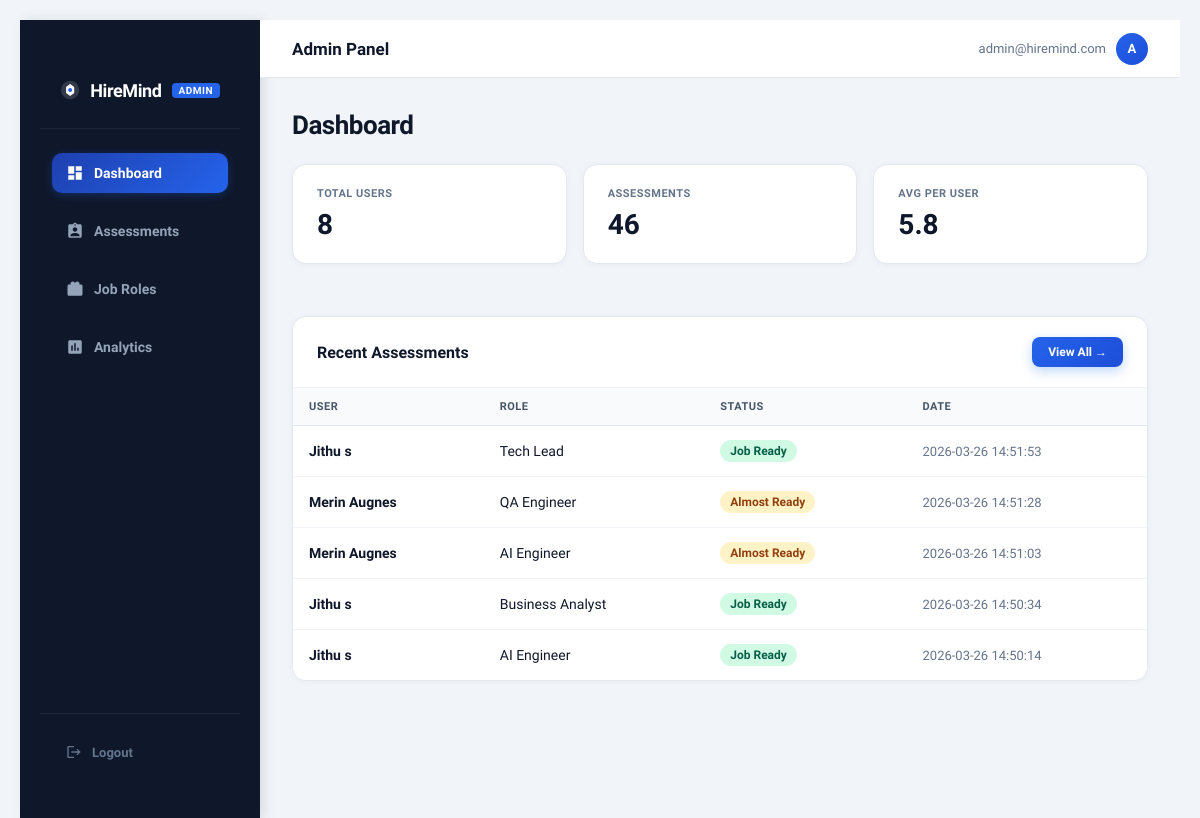
The app's page /admin/dashboard (signed in), older data.
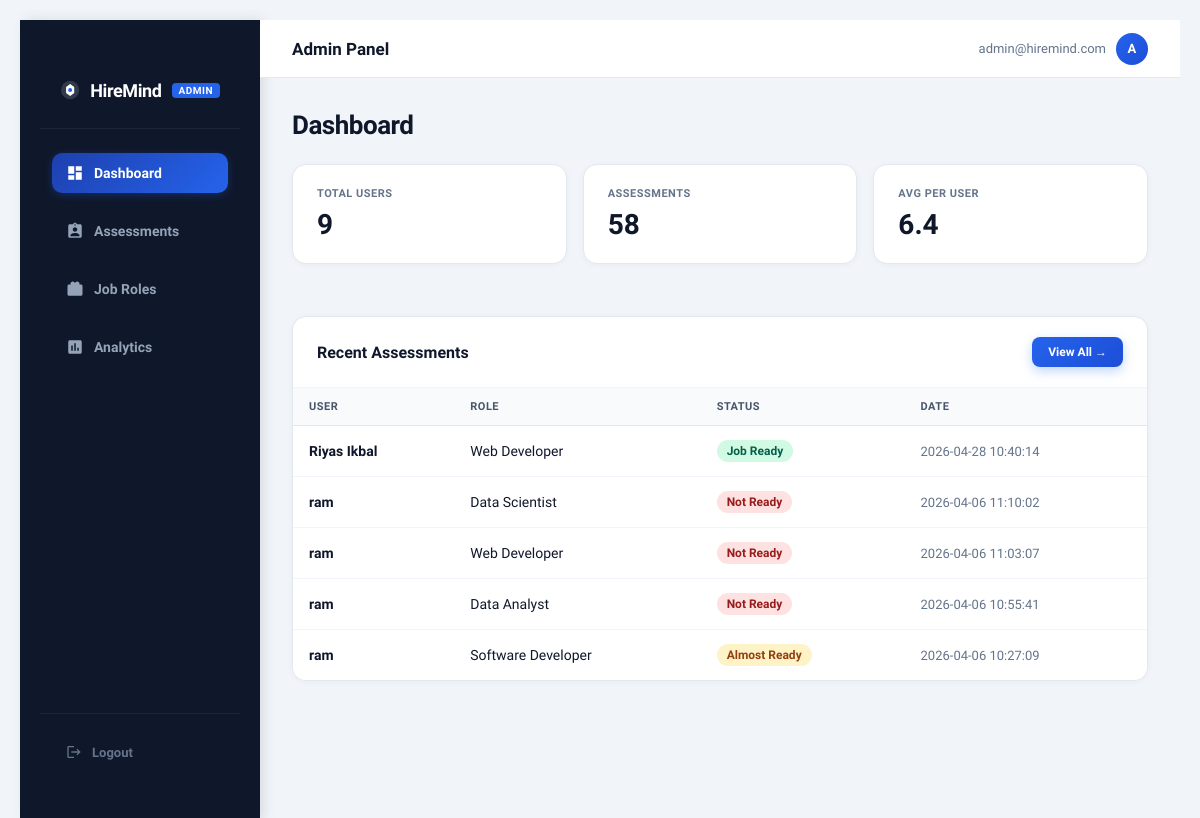
The same page, newer data.
### tables this page shows
CREATE TABLE assessments (
            id INTEGER PRIMARY KEY AUTOINCREMENT,
            user_id INTEGER,
            job_role TEXT,
            total_gap INTEGER,
            readiness TEXT,
            created_at TEXT,
            FOREIGN KEY (user_id) REFERENCES users(id)
        );

CREATE TABLE users (
            id INTEGER PRIMARY KEY AUTOINCREMENT,
            name TEXT,
            email TEXT UNIQUE,
            password_hash TEXT,
            role TEXT DEFAULT 'user'
        );

### app.py (the view)
@app.route('/admin/dashboard')
def admin_dashboard():
    if not admin_required():
        return redirect(url_for('login'))
    conn = sqlite3.connect("hiremind.db", timeout=10)
    cursor = conn.cursor()
    cursor.execute("SELECT COUNT(*) FROM users WHERE role='user'")
    total_users = cursor.fetchone()[0]
    cursor.execute("SELECT COUNT(*) FROM assessments")
    total_assessments = cursor.fetchone()[0]
    avg = total_assessments / total_users if total_users else 0
    cursor.execute("""
        SELECT users.name, job_role, readiness, created_at
        FROM assessments
        JOIN users ON users.id = assessments.user_id
        ORDER BY created_at DESC
        LIMIT 5
    """)
    recent = cursor.fetchall()
    conn.close()
    return render_template("admin_dashboard.html",
                           total_users=total_users,
                           total_assessments=total_assessments,
                           avg=avg,
                           recent=recent)

### app.py (called while the page is built)
def admin_required():
    if 'user_id' not in session or not session.get('is_admin'):
        return False
    return True

### templates/admin_dashboard.html
{% extends "admin_base.html" %}
{% block content %}
<h2>Dashboard</h2>
<div class="results-summary">
    <div class="card">
        <div style="font-size:11px;font-weight:700;color:#64748b;text-transform:uppercase;letter-spacing:0.5px;margin-bottom:4px;">Total Users</div>
        <strong>{{ total_users }}</strong>
    </div>
    <div class="card">
        <div style="font-size:11px;font-weight:700;color:#64748b;text-transform:uppercase;letter-spacing:0.5px;margin-bottom:4px;">Assessments</div>
        <strong>{{ total_assessments }}</strong>
    </div>
    <div class="card">
        <div style="font-size:11px;font-weight:700;color:#64748b;text-transform:uppercase;letter-spacing:0.5px;margin-bottom:4px;">Avg per User</div>
        <strong>{{ "%.1f"|format(avg) }}</strong>
    </div>
</div>
<div class="card" style="padding:0;overflow:hidden;">
    <div style="padding:20px 24px;border-bottom:1px solid #f1f5f9;display:flex;align-items:center;justify-content:space-between;">
        <h3 style="margin:0;font-size:16px;">Recent Assessments</h3>
        <a href="/admin/assessments" class="btn-primary" style="font-size:12px;padding:8px 16px;text-decoration:none;">View All →</a>
    </div>
    <table class="modern-table">
        <thead>
            <tr>
                <th>User</th>
                <th>Role</th>
                <th>Status</th>
                <th>Date</th>
            </tr>
        </thead>
        <tbody>
            {% for r in recent %}
            <tr>
                <td style="font-weight:600;">{{ r[0] }}</td>
                <td>{{ r[1] }}</td>
                <td>
                    <span style="
                        display:inline-flex;align-items:center;gap:4px;
                        padding:4px 10px;border-radius:20px;font-size:12px;font-weight:700;
                        background:{% if 'Job Ready' in r[2] %}#d1fae5;color:#065f46{% elif 'Almost' in r[2] %}#fef3c7;color:#92400e{% else %}#fee2e2;color:#991b1b{% endif %};
                    ">
                        {{ r[2] }}
                    </span>
                </td>
                <td style="color:#64748b;font-size:13px;">{{ r[3] }}</td>
            </tr>
            {% endfor %}
        </tbody>
    </table>
</div>
{% endblock %}

Row changes from the older to the newer data that the page shows:
no longer on this page (row unchanged): assessments: name "Jithu s", job_role "Tech Lead", readiness "Job Ready", created_at "2026-03-26 14:51:53"
no longer on this page (row unchanged): assessments: name "Merin Augnes", job_role "QA Engineer", readiness "Almost Ready", created_at "2026-03-26 14:51:28"
no longer on this page (row unchanged): assessments: name "Merin Augnes", job_role "AI Engineer", readiness "Almost Ready", created_at "2026-03-26 14:51:03"
no longer on this page (row unchanged): assessments: name "Jithu s", job_role "Business Analyst", readiness "Job Ready", created_at "2026-03-26 14:50:34"
no longer on this page (row unchanged): assessments: name "Jithu s", job_role "AI Engineer", readiness "Job Ready", created_at "2026-03-26 14:50:14"
added assessments: name "Riyas Ikbal", job_role "Web Developer", readiness "Job Ready", created_at "2026-04-28 10:40:14"
added assessments: name "ram", job_role "Data Scientist", readiness "Not Ready", created_at "2026-04-06 11:10:02"
added assessments: name "ram", job_role "Web Developer", readiness "Not Ready", created_at "2026-04-06 11:03:07"
added assessments: name "ram", job_role "Data Analyst", readiness "Not Ready", created_at "2026-04-06 10:55:41"
added assessments: name "ram", job_role "Software Developer", readiness "Almost Ready", created_at "2026-04-06 10:27:09"
Text that changed along with them:
{{ total_users }}: "8" → "9"
{{ total_assessments }}: "46" → "58"
{{ "%.1f"|format(avg) }}: "5.8" → "6.4"
